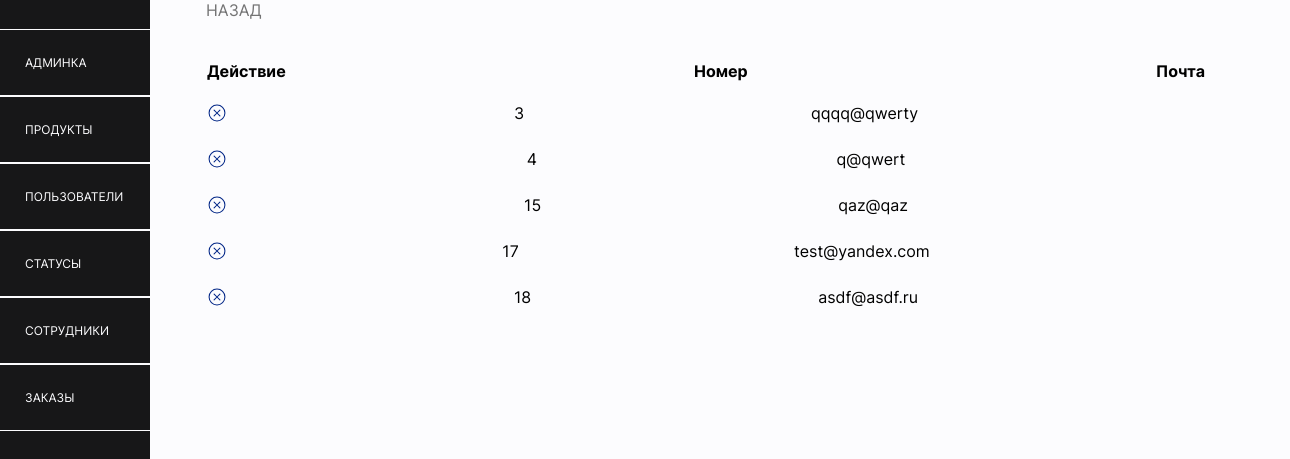
/admin/users.php, run on the app's committed database.
### tables this page shows
CREATE TABLE `users` (
  `id_user` int(11) NOT NULL,
  `password` varchar(255) DEFAULT NULL,
  `email` varchar(100) NOT NULL
);

### admin/users.php (the view, shortened to what this page needs)
<?php
include "./header.php";
include "../php-connect/connect.php";
?>
<body>
    <div class="container__admin">
        <div class="content">
        <a class="content__back" href="../admin_area.php">назад</a>
        <div class="title_table">
            </div>
            <table class="table">
                <tr class="table_row">
                    <th>Действие</th>
                    <th>Номер</th>
                    <th>Почта</th>
                </tr>
            <?php
            $qInfoUser = "SELECT * FROM users";
            $resInfoUser = mysqli_query($connect, $qInfoUser) or die(mysqli_error($connect));
            while($InfoUser = mysqli_fetch_object($resInfoUser)){
                echo "
                <tr class=\"table_row\">
                    <td>
                    <a href=\"?idD=$InfoUser->id_user\"><img src=\"./img/info-error.svg\" width=\"10px\"></a>
                    </td>
                    <td>$InfoUser->id_user</td>
                    <td>$InfoUser->email</td>
                    <td> ";
            };
            echo "
                    </td>
                </tr>
            "
            ?>
            </table>
        </div>
        </div>
</body>

### style/main.css (style rules this page uses)
body { margin: 0; font-family: "Inter", sans-serif; background-color: var(--color-white); }
a { text-decoration: none; color: var(--color-lightGrey); text-transform: uppercase; }
:root { --color-black: #171718; --color-white: #FCFCFE; --color-blue: #002586; --color-lightGrey: rgba(23, 23, 24, 0.60); --color-Grey: #6c6c6c; --color-pink: #FE7CC0; --color-red: #D74040; }
.container__admin { margin-left: 800px; top: 0; z-index: 1; position: absolute; width: 40%; display: flex; justify-content: right; }
.container__admin .table { margin-top: 30px; padding-left: 40px; padding-right: 40px; width: 1150px; display: flex; justify-content: space-between; }
.container__admin .table .table_row { display: flex; justify-content: space-between; width: 1000px; margin-bottom: 20px; }
.container__admin .table .table_row td img { width: 100px; }
.container__admin .table .table_row td a img { width: 20px; }
.title_table { margin-top: -10px; height: 20px; }
.content__back { margin-left: 40px; }

### data on the page
users: id_user "3", email "qqqq@qwerty"
users: id_user "4", email "q@qwert"
users: id_user "15", email "qaz@qaz"
users: id_user "17", email "test@yandex.com"
users: id_user "18", email "asdf@asdf.ru"
